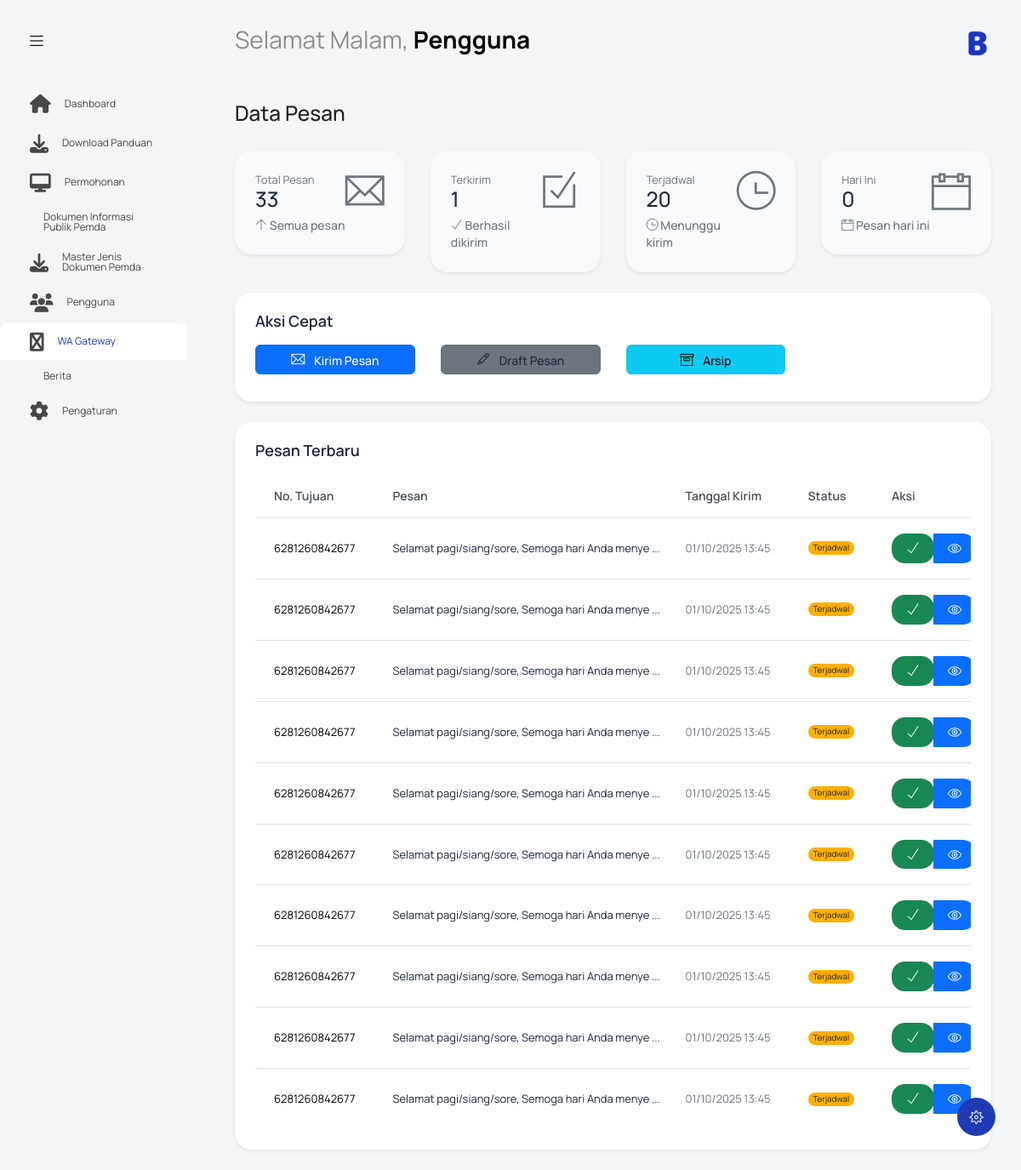
Page /index.php?controller=wagateway&action=index (signed in) on the committed database.
### tables this page shows
CREATE TABLE `wagateway` (
  `id_wagateway` int NOT NULL,
  `no_tujuan` varchar(20) NOT NULL,
  `pesan` text NOT NULL,
  `tanggal_kirim` datetime DEFAULT NULL,
  `status` varchar(20) DEFAULT 'Terjadwal'
);

### controllers/WAGatewayController.php (called while the page is built, shortened)
<?php
require_once 'models/WAGatewayModel.php';
class WAGatewayController {
    private $model;
    public function __construct() {
        $this->model = new WAGatewayModel();
    }
    public function index() {
        $stats = $this->model->getMessageStats();
        $recentMessages = $this->model->getAllMessages();
        $recentMessages = array_slice($recentMessages, 0, 10);
        include 'views/wagateway/index.php';
    }
}
?>

### models/WAGatewayModel.php (called while the page is built, shortened)
<?php
class WAGatewayModel {
    private $conn;
    private $table = "wagateway";
    public function __construct() {
        $database = new Database();
        $this->conn = $database->getConnection();
    }
    public function getAllMessages() {
        $query = "SELECT * FROM " . $this->table . " ORDER BY tanggal_kirim DESC";
        $stmt = $this->conn->prepare($query);
        $stmt->execute();
        return $stmt->fetchAll(PDO::FETCH_ASSOC);
    }
    public function getMessageStats() {
        $stats = [];
        $query = "SELECT COUNT(*) as total FROM " . $this->table;
        $stmt = $this->conn->prepare($query);
        $stmt->execute();
        $stats['total'] = $stmt->fetch(PDO::FETCH_ASSOC)['total'];
        $statuses = ['terkirim', 'terjadwal', 'arsip', 'gagal'];
        foreach($statuses as $status) {
            $query = "SELECT COUNT(*) as count FROM " . $this->table . " WHERE status = :status";
            $stmt = $this->conn->prepare($query);
            $stmt->bindParam(':status', $status);
            $stmt->execute();
            $stats[$status] = $stmt->fetch(PDO::FETCH_ASSOC)['count'];
        }
        $query = "SELECT COUNT(*) as today FROM " . $this->table . " WHERE DATE(tanggal_kirim) = CURDATE()";
        $stmt = $this->conn->prepare($query);
        $stmt->execute();
        $stats['today'] = $stmt->fetch(PDO::FETCH_ASSOC)['today'];
        return $stats;
    }
}
?>

### config/koneksi.php (called while the page is built, shortened)
<?php
class Database {
    private $host = "localhost";
    private $username = "root";
    private $password = "";
    private $database = "ppid_mandailing";
    public function getConnection() {
        $this->conn = null;
        try {
            $this->conn = new PDO("mysql:host=" . $this->host . ";dbname=" . $this->database, $this->username, $this->password);
            $this->conn->exec("set names utf8");
            $this->conn->setAttribute(PDO::ATTR_ERRMODE, PDO::ERRMODE_EXCEPTION);
            $this->conn->setAttribute(PDO::ATTR_DEFAULT_FETCH_MODE, PDO::FETCH_ASSOC);
        } catch(PDOException $exception) {
            error_log("Database connection error: " . $exception->getMessage());
        }
        return $this->conn;
    }
}
?>

### views/wagateway/index.php (the view, shortened to what this page needs)
<?php include('template/header.php'); ?>
<body class="with-welcome-text">
  <div class="container-scroller">
    <?php include 'template/navbar.php'; ?>
    <div class="container-fluid page-body-wrapper">
      <?php include 'template/setting_panel.php'; ?>
      <?php include 'template/sidebar.php'; ?>
      <div class="main-panel">
        <div class="content-wrapper">
          <div class="row">
            <div class="col-md-12 grid-margin">
              <div class="row">
                <div class="col-12 col-xl-8 mb-4 mb-xl-0">
                  <h3 class="font-weight-bold">Data Pesan</h3>
                </div>
              </div>
            </div>
          </div>
          <div class="row">
            <div class="col-md-6 col-lg-3 mb-4">
              <div class="card bg-light text-dark border-0 shadow-sm">
                <div class="card-body">
                  <div class="d-flex">
                    <div class="flex-grow-1">
                      <p class="mb-0 text-muted">Total Pesan</p>
                      <h3 class="mb-2 number-font"><?= $stats['total'] ?? 0 ?></h3>
                      <p class="text-muted mb-0 font-weight-medium small">
                        <i class="ti-arrow-up"></i>
                        Semua pesan
                      </p>
                    </div>
                    <div class="ms-auto">
                      <i class="ti-email icon-lg text-muted"></i>
                    </div>
                  </div>
                </div>
              </div>
            </div>
            <div class="col-md-6 col-lg-3 mb-4">
              <div class="card bg-light text-dark border-0 shadow-sm">
                <div class="card-body">
                  <div class="d-flex">
                    <div class="flex-grow-1">
                      <p class="mb-0 text-muted">Terkirim</p>
                      <h3 class="mb-2 number-font"><?= $stats['terkirim'] ?? 0 ?></h3>
                      <p class="text-muted mb-0 font-weight-medium small">
                        <i class="ti-check"></i>
                        Berhasil dikirim
                      </p>
                    </div>
                    <div class="ms-auto">
                      <i class="ti-check-box icon-lg text-muted"></i>
                    </div>
                  </div>
                </div>
              </div>
            </div>
            <div class="col-md-6 col-lg-3 mb-4">
              <div class="card bg-light text-dark border-0 shadow-sm">
                <div class="card-body">
                  <div class="d-flex">
                    <div class="flex-grow-1">
                      <p class="mb-0 text-muted">Terjadwal</p>
                      <h3 class="mb-2 number-font"><?= $stats['terjadwal'] ?? 0 ?></h3>
                      <p class="text-muted mb-0 font-weight-medium small">
                        <i class="ti-time"></i>
                        Menunggu kirim
                      </p>
                    </div>
                    <div class="ms-auto">
                      <i class="ti-time icon-lg text-muted"></i>
                    </div>
                  </div>
                </div>
              </div>
            </div>
            <div class="col-md-6 col-lg-3 mb-4">
              <div class="card bg-light text-dark border-0 shadow-sm">
                <div class="card-body">
                  <div class="d-flex">
                    <div class="flex-grow-1">
                      <p class="mb-0 text-muted">Hari Ini</p>
                      <h3 class="mb-2 number-font"><?= $stats['today'] ?? 0 ?></h3>
                      <p class="text-muted mb-0 font-weight-medium small">
                        <i class="ti-calendar"></i>
                        Pesan hari ini
                      </p>
                    </div>
                    <div class="ms-auto">
                      <i class="ti-calendar icon-lg text-muted"></i>
                    </div>
                  </div>
                </div>
              </div>
            </div>
          </div>
          <div class="row">
            <div class="col-md-12 mb-4">
              <div class="card border-0 shadow-sm">
                <div class="card-body">
                  <h4 class="card-title text-dark">Aksi Cepat</h4>
                  <div class="row justify-content-center">
                    <div class="col-md-3 mb-2">
                      <a href="index.php?controller=wagateway&action=pesan_keluar" class="btn btn-primary btn-block">
                        <i class="ti-email me-2"></i>
                        Kirim Pesan
                      </a>
                    </div>
                    <div class="col-md-3 mb-2">
                      <a href="index.php?controller=wagateway&action=draft" class="btn btn-secondary btn-block">
                        <i class="ti-pencil me-2"></i>
                        Draft Pesan
                      </a>
                    </div>
                    <div class="col-md-3 mb-2">
                      <a href="index.php?controller=wagateway&action=arsip" class="btn btn-info btn-block">
                        <i class="ti-archive me-2"></i>
                        Arsip
                      </a>
                    </div>
                    <div class="col-md-3 mb-2">
                    </div>
                  </div>
                </div>
              </div>
            </div>
          </div>
          <div class="row">
            <div class="col-md-12">
              <div class="card border-0 shadow-sm">
                <div class="card-body">
                  <h4 class="card-title text-dark">Pesan Terbaru</h4>
                  <div class="table-responsive">
                    <table class="table table-hover">
                      <thead>
                        <tr class="text-muted">
                          <th>No. Tujuan</th>
                          <th>Pesan</th>
                          <th>Tanggal Kirim</th>
                          <th>Status</th>
                          <th>Aksi</th>
                        </tr>
                      </thead>
                      <tbody>
                        <?php if(!empty($recentMessages)): ?>
                          <?php foreach($recentMessages as $message): ?>
                            <tr>
                              <td><?= htmlspecialchars($message['no_tujuan']) ?></td>
                              <td>
                                <div class="message-preview text-dark">
                                  <?= htmlspecialchars(substr($message['pesan'], 0, 50)) ?>
                                  <?= strlen($message['pesan']) > 50 ? '...' : '' ?>
                                </div>
                              </td>
                              <td class="text-muted"><?= date('d/m/Y H:i', strtotime($message['tanggal_kirim'])) ?></td>
                              <td>
                                <?php
                                $badgeClass = 'badge bg-light text-dark';
                                $statusText = ucfirst($message['status']);
                                switch($message['status']) {
                                  case 'terjadwal':
                                    $badgeClass = 'badge bg-warning text-dark';
                                    $statusText = 'Terjadwal';
                                    break;
                                }
                                ?>
                                <span class="<?= $badgeClass ?>"><?= $statusText ?></span>
                              </td>
                              <td>
                                <div class="btn-group" role="group">
                                  <?php if($message['status'] === 'terjadwal'): ?>
                                    <form method="POST" action="index.php?controller=wagateway&action=draft" style="display:inline;">
                                      <button type="submit" class="btn btn-sm btn-success" onclick="return confirm('Kirim pesan sekarang?')">
                                        <i class="ti-check"></i>
                                      </button>
                                    </form>
                                  <?php endif; ?>
                                  <button class="btn btn-sm btn-primary" onclick="viewMessage(<?= $message['id_wagateway'] ?>)">
                                    <i class="ti-eye"></i>
                                  </button>
                                </div>
                              </td>
                            </tr>
                          <?php endforeach; ?>
                        <?php else: ?>
                          <tr>
                            <td colspan="5" class="text-center text-muted">Belum ada pesan</td>
                          </tr>
                        <?php endif; ?>
                      </tbody>
                    </table>
                  </div>
                </div>
              </div>
            </div>
          </div>
        </div>
      </div>
    </div>
  </div>
</body>
</html>

### views/wagateway/index.php (style rules this page uses)
.message-preview { max-width: 300px; word-wrap: break-word; }
.bg-light { background-color: #f8f9fa !important; }
.text-muted { color: #6c757d !important; }
.btn-block { width: 100%; }
.badge { font-size: 0.75em; padding: 0.3em 0.6em; }
.card { border: 1px solid #e9ecef; transition: box-shadow 0.15s ease; }
.table { color: #495057; }
.table th { border-top: 0; color: #495057; font-weight: 600; }
.table td { vertical-align: middle; }
.btn { border-radius: 0.375rem; padding: 0.5rem 1rem; font-weight: 500; }
.btn-primary { background-color: #0d6efd; border-color: #0d6efd; }
.btn-secondary { background-color: #6c757d; border-color: #6c757d; }
.btn-success { background-color: #198754; border-color: #198754; }
.btn-info { background-color: #0dcaf0; border-color: #0dcaf0; color: #000; }

### rows in the picture
wagateway: no_tujuan "6281260842677", pesan "Selamat pagi/siang/sore, Semoga hari Anda menye", tanggal_kirim "01/10/2025 13:45", status "Terjadwal"
wagateway: no_tujuan "6281260842677", pesan "Selamat pagi/siang/sore, Semoga hari Anda menye", tanggal_kirim "01/10/2025 13:45", status "Terjadwal"
wagateway: no_tujuan "6281260842677", pesan "Selamat pagi/siang/sore, Semoga hari Anda menye", tanggal_kirim "01/10/2025 13:45", status "Terjadwal"
wagateway: no_tujuan "6281260842677", pesan "Selamat pagi/siang/sore, Semoga hari Anda menye", tanggal_kirim "01/10/2025 13:45", status "Terjadwal"
wagateway: no_tujuan "6281260842677", pesan "Selamat pagi/siang/sore, Semoga hari Anda menye", tanggal_kirim "01/10/2025 13:45", status "Terjadwal"
wagateway: no_tujuan "6281260842677", pesan "Selamat pagi/siang/sore, Semoga hari Anda menye", tanggal_kirim "01/10/2025 13:45", status "Terjadwal"
wagateway: no_tujuan "6281260842677", pesan "Selamat pagi/siang/sore, Semoga hari Anda menye", tanggal_kirim "01/10/2025 13:45", status "Terjadwal"
wagateway: no_tujuan "6281260842677", pesan "Selamat pagi/siang/sore, Semoga hari Anda menye", tanggal_kirim "01/10/2025 13:45", status "Terjadwal"
wagateway: no_tujuan "6281260842677", pesan "Selamat pagi/siang/sore, Semoga hari Anda menye", tanggal_kirim "01/10/2025 13:45", status "Terjadwal"
wagateway: no_tujuan "6281260842677", pesan "Selamat pagi/siang/sore, Semoga hari Anda menye", tanggal_kirim "01/10/2025 13:45", status "Terjadwal"

### other values in the picture
$greeting "Selamat Malam"
$nama "Pengguna"
$stats['total'] "33"
$stats['terkirim'] "1"
$stats['terjadwal'] "20"
$stats['today'] "0"
